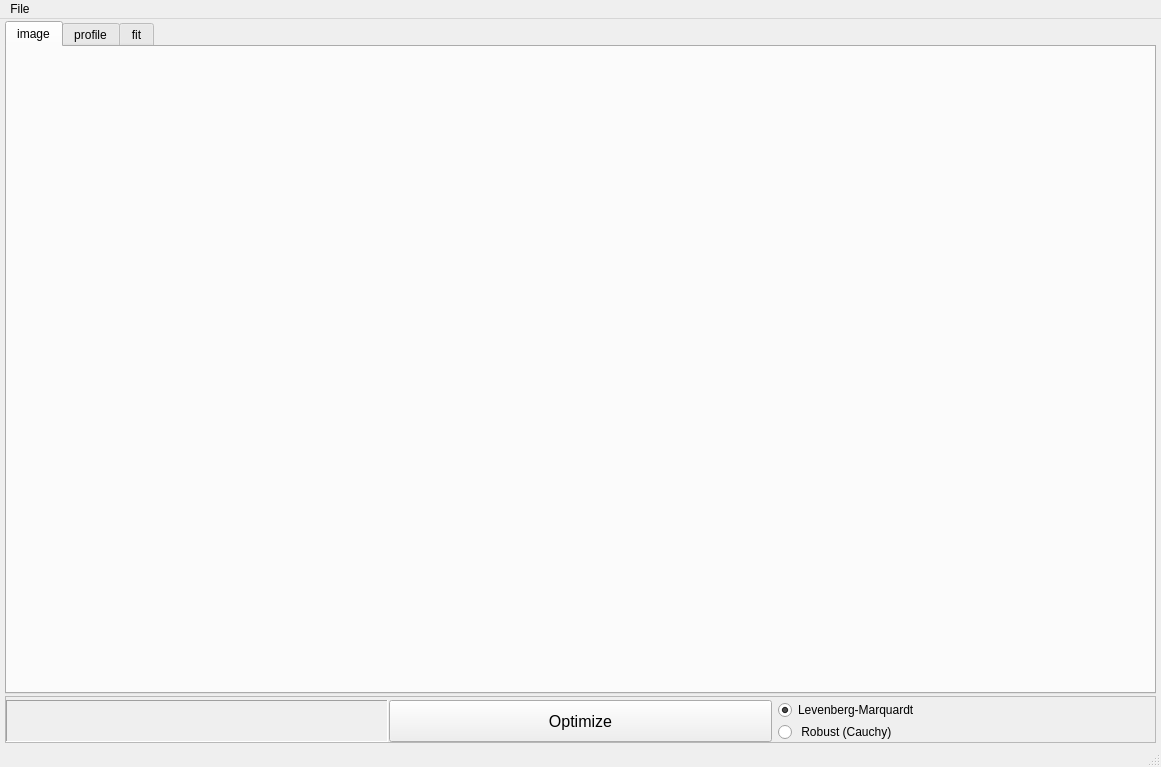
<?xml version="1.0" encoding="UTF-8"?>
<ui version="4.0">
 <class>MainWindow</class>
 <widget class="QMainWindow" name="MainWindow">
  <property name="geometry">
   <rect>
    <x>0</x>
    <y>0</y>
    <width>1161</width>
    <height>767</height>
   </rect>
  </property>
  <property name="windowTitle">
   <string>LMTool</string>
  </property>
  <property name="windowOpacity">
   <double>1.000000000000000</double>
  </property>
  <widget class="QWidget" name="centralwidget">
   <layout class="QVBoxLayout" name="verticalLayout">
    <property name="spacing">
     <number>2</number>
    </property>
    <property name="leftMargin">
     <number>5</number>
    </property>
    <property name="topMargin">
     <number>2</number>
    </property>
    <property name="rightMargin">
     <number>5</number>
    </property>
    <property name="bottomMargin">
     <number>2</number>
    </property>
    <item>
     <widget class="QTabWidget" name="tabs">
      <property name="sizePolicy">
       <sizepolicy hsizetype="Expanding" vsizetype="Expanding">
        <horstretch>0</horstretch>
        <verstretch>39</verstretch>
       </sizepolicy>
      </property>
      <property name="autoFillBackground">
       <bool>false</bool>
      </property>
      <property name="currentIndex">
       <number>0</number>
      </property>
      <widget class="GraphicsLayoutWidget" name="imageTab">
       <attribute name="title">
        <string>image</string>
       </attribute>
      </widget>
      <widget class="PlotWidget" name="profilePlot">
       <attribute name="title">
        <string>profile</string>
       </attribute>
      </widget>
      <widget class="GraphicsLayoutWidget" name="fitTab">
       <attribute name="title">
        <string>fit</string>
       </attribute>
      </widget>
     </widget>
    </item>
    <item>
     <widget class="QFrame" name="parameterFrame">
      <property name="frameShape">
       <enum>QFrame::StyledPanel</enum>
      </property>
      <property name="frameShadow">
       <enum>QFrame::Raised</enum>
      </property>
      <layout class="QGridLayout" name="gridLayout">
       <property name="leftMargin">
        <number>0</number>
       </property>
       <property name="topMargin">
        <number>0</number>
       </property>
       <property name="rightMargin">
        <number>0</number>
       </property>
       <property name="bottomMargin">
        <number>0</number>
       </property>
       <property name="spacing">
        <number>1</number>
       </property>
       <item row="0" column="0">
        <widget class="ParameterWidget" name="wavelength">
         <property name="focusPolicy">
          <enum>Qt::TabFocus</enum>
         </property>
         <property name="statusTip">
          <string>Wavelength of illumination [micrometers]</string>
         </property>
         <property name="frameShape">
          <enum>QFrame::Panel</enum>
         </property>
         <property name="frameShadow">
          <enum>QFrame::Sunken</enum>
         </property>
        </widget>
       </item>
       <item row="0" column="1">
        <widget class="ParameterWidget" name="magnification">
         <property name="focusPolicy">
          <enum>Qt::TabFocus</enum>
         </property>
         <property name="statusTip">
          <string>Magnification [micrometers/pixel]</string>
         </property>
         <property name="frameShape">
          <enum>QFrame::Panel</enum>
         </property>
         <property name="frameShadow">
          <enum>QFrame::Sunken</enum>
         </property>
        </widget>
       </item>
       <item row="0" column="2">
        <widget class="ParameterWidget" name="n_m">
         <property name="focusPolicy">
          <enum>Qt::TabFocus</enum>
         </property>
         <property name="statusTip">
          <string>Refractive index of medium</string>
         </property>
         <property name="frameShape">
          <enum>QFrame::Panel</enum>
         </property>
         <property name="frameShadow">
          <enum>QFrame::Sunken</enum>
         </property>
        </widget>
       </item>
       <item row="1" column="0">
        <widget class="ParameterWidget" name="a_p">
         <property name="focusPolicy">
          <enum>Qt::TabFocus</enum>
         </property>
         <property name="statusTip">
          <string>Radius of particle [micrometers]</string>
         </property>
         <property name="frameShape">
          <enum>QFrame::Panel</enum>
         </property>
         <property name="frameShadow">
          <enum>QFrame::Sunken</enum>
         </property>
        </widget>
       </item>
       <item row="1" column="1">
        <widget class="ParameterWidget" name="n_p">
         <property name="focusPolicy">
          <enum>Qt::TabFocus</enum>
         </property>
         <property name="statusTip">
          <string>Refractive index of particle</string>
         </property>
         <property name="frameShape">
          <enum>QFrame::Panel</enum>
         </property>
         <property name="frameShadow">
          <enum>QFrame::Sunken</enum>
         </property>
        </widget>
       </item>
       <item row="1" column="2">
        <widget class="ParameterWidget" name="k_p">
         <property name="focusPolicy">
          <enum>Qt::TabFocus</enum>
         </property>
         <property name="statusTip">
          <string>Absorption coefficient of particle</string>
         </property>
         <property name="frameShape">
          <enum>QFrame::Panel</enum>
         </property>
         <property name="frameShadow">
          <enum>QFrame::Sunken</enum>
         </property>
        </widget>
       </item>
       <item row="2" column="0">
        <widget class="ParameterWidget" name="x_p">
         <property name="focusPolicy">
          <enum>Qt::TabFocus</enum>
         </property>
         <property name="statusTip">
          <string>x coordinate [pixel]</string>
         </property>
         <property name="frameShape">
          <enum>QFrame::Panel</enum>
         </property>
         <property name="frameShadow">
          <enum>QFrame::Sunken</enum>
         </property>
        </widget>
       </item>
       <item row="2" column="1">
        <widget class="ParameterWidget" name="y_p">
         <property name="focusPolicy">
          <enum>Qt::TabFocus</enum>
         </property>
         <property name="statusTip">
          <string>y coordinate [pixel]</string>
         </property>
         <property name="frameShape">
          <enum>QFrame::Panel</enum>
         </property>
         <property name="frameShadow">
          <enum>QFrame::Sunken</enum>
         </property>
        </widget>
       </item>
       <item row="2" column="2">
        <widget class="ParameterWidget" name="z_p">
         <property name="focusPolicy">
          <enum>Qt::TabFocus</enum>
         </property>
         <property name="statusTip">
          <string>Axial position of particle [pixel]</string>
         </property>
         <property name="frameShape">
          <enum>QFrame::Panel</enum>
         </property>
         <property name="frameShadow">
          <enum>QFrame::Sunken</enum>
         </property>
        </widget>
       </item>
       <item row="3" column="0">
        <widget class="ParameterWidget" name="bbox">
         <property name="focusPolicy">
          <enum>Qt::TabFocus</enum>
         </property>
         <property name="statusTip">
          <string>Bounding box size [pixels]</string>
         </property>
         <property name="frameShape">
          <enum>QFrame::Panel</enum>
         </property>
         <property name="frameShadow">
          <enum>QFrame::Sunken</enum>
         </property>
        </widget>
       </item>
       <item row="3" column="1">
        <widget class="QPushButton" name="optimizeButton">
         <property name="sizePolicy">
          <sizepolicy hsizetype="Preferred" vsizetype="Preferred">
           <horstretch>0</horstretch>
           <verstretch>0</verstretch>
          </sizepolicy>
         </property>
         <property name="minimumSize">
          <size>
           <width>0</width>
           <height>30</height>
          </size>
         </property>
         <property name="font">
          <font>
           <pointsize>12</pointsize>
          </font>
         </property>
         <property name="statusTip">
          <string>Optimize parameters</string>
         </property>
         <property name="whatsThis">
          <string/>
         </property>
         <property name="text">
          <string>Optimize</string>
         </property>
        </widget>
       </item>
       <item row="3" column="2">
        <widget class="QWidget" name="methodWidget" native="true">
         <layout class="QVBoxLayout" name="methodLayout">
          <property name="spacing">
           <number>2</number>
          </property>
          <property name="leftMargin">
           <number>5</number>
          </property>
          <property name="topMargin">
           <number>0</number>
          </property>
          <property name="rightMargin">
           <number>0</number>
          </property>
          <property name="bottomMargin">
           <number>0</number>
          </property>
          <item>
           <widget class="QRadioButton" name="LMButton">
            <property name="sizePolicy">
             <sizepolicy hsizetype="Preferred" vsizetype="Preferred">
              <horstretch>0</horstretch>
              <verstretch>0</verstretch>
             </sizepolicy>
            </property>
            <property name="focusPolicy">
             <enum>Qt::NoFocus</enum>
            </property>
            <property name="statusTip">
             <string>Levenberg-Marquardt optimization</string>
            </property>
            <property name="text">
             <string>Levenberg-Marquardt</string>
            </property>
            <property name="checked">
             <bool>true</bool>
            </property>
           </widget>
          </item>
          <item>
           <widget class="QRadioButton" name="RCButton">
            <property name="sizePolicy">
             <sizepolicy hsizetype="Preferred" vsizetype="Preferred">
              <horstretch>0</horstretch>
              <verstretch>0</verstretch>
             </sizepolicy>
            </property>
            <property name="focusPolicy">
             <enum>Qt::NoFocus</enum>
            </property>
            <property name="statusTip">
             <string>Robust optimization (Cauchy loss)</string>
            </property>
            <property name="text">
             <string> Robust (Cauchy)</string>
            </property>
           </widget>
          </item>
         </layout>
        </widget>
       </item>
      </layout>
     </widget>
    </item>
   </layout>
  </widget>
  <widget class="QMenuBar" name="menubar">
   <property name="geometry">
    <rect>
     <x>0</x>
     <y>0</y>
     <width>1161</width>
     <height>22</height>
    </rect>
   </property>
   <widget class="QMenu" name="menuFile">
    <property name="title">
     <string>File</string>
    </property>
    <addaction name="actionOpen"/>
    <addaction name="actionSave_Parameters"/>
    <addaction name="separator"/>
    <addaction name="actionQuit"/>
   </widget>
   <addaction name="menuFile"/>
  </widget>
  <widget class="QStatusBar" name="statusbar"/>
  <action name="actionQuit">
   <property name="text">
    <string>Quit</string>
   </property>
  </action>
  <action name="actionOpen">
   <property name="text">
    <string>Open ...</string>
   </property>
  </action>
  <action name="actionSave_Parameters">
   <property name="text">
    <string>Save Parameters ...</string>
   </property>
  </action>
  <action name="actionSave_Parameters_As">
   <property name="text">
    <string>Save Parameters As ...</string>
   </property>
  </action>
 </widget>
 <customwidgets>
  <customwidget>
   <class>PlotWidget</class>
   <extends>QWidget</extends>
   <header>pyqtgraph</header>
   <container>1</container>
  </customwidget>
  <customwidget>
   <class>GraphicsLayoutWidget</class>
   <extends>QWidget</extends>
   <header>pyqtgraph</header>
   <container>1</container>
  </customwidget>
  <customwidget>
   <class>ParameterWidget</class>
   <extends>QFrame</extends>
   <header>ParameterWidget</header>
   <container>1</container>
  </customwidget>
 </customwidgets>
 <tabstops>
  <tabstop>tabs</tabstop>
  <tabstop>wavelength</tabstop>
  <tabstop>magnification</tabstop>
  <tabstop>n_m</tabstop>
  <tabstop>a_p</tabstop>
  <tabstop>n_p</tabstop>
  <tabstop>k_p</tabstop>
  <tabstop>x_p</tabstop>
  <tabstop>y_p</tabstop>
  <tabstop>z_p</tabstop>
  <tabstop>bbox</tabstop>
  <tabstop>optimizeButton</tabstop>
 </tabstops>
 <resources/>
 <connections>
  <connection>
   <sender>actionQuit</sender>
   <signal>triggered()</signal>
   <receiver>MainWindow</receiver>
   <slot>close()</slot>
   <hints>
    <hint type="sourcelabel">
     <x>-1</x>
     <y>-1</y>
    </hint>
    <hint type="destinationlabel">
     <x>399</x>
     <y>299</y>
    </hint>
   </hints>
  </connection>
 </connections>
</ui>
